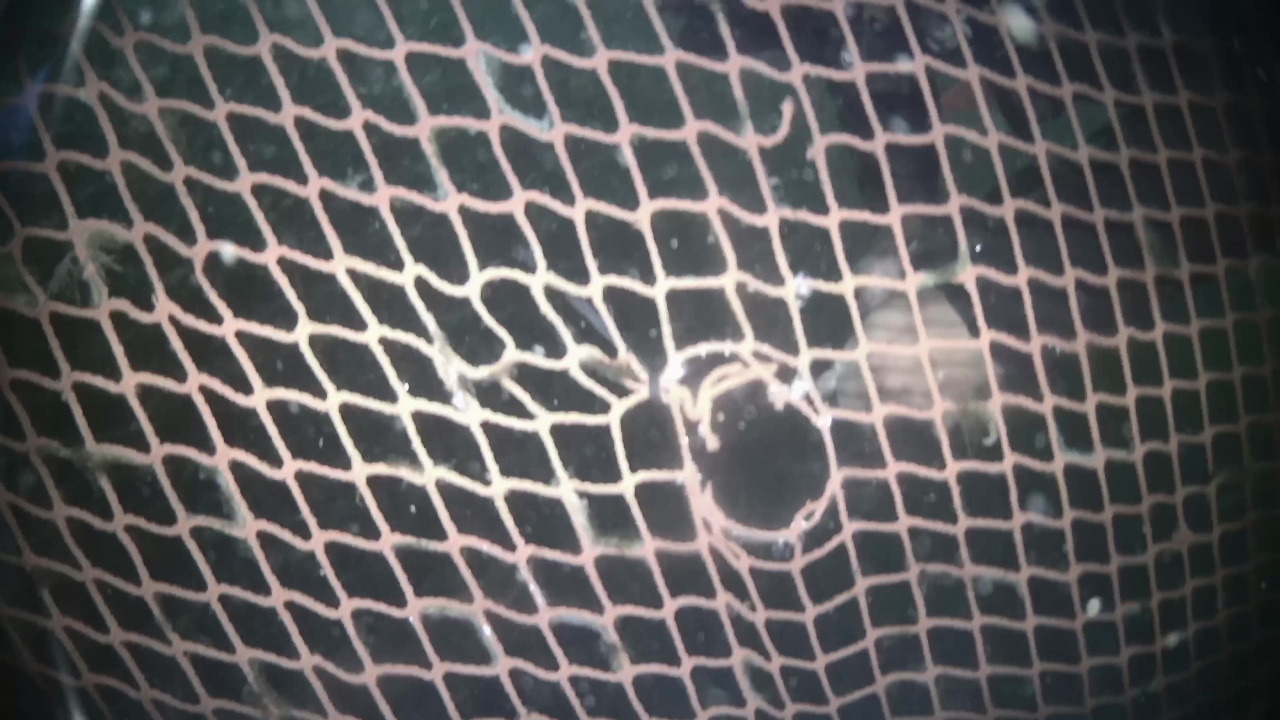
//> input picture CorreccionDeRuido/capture1.jpg, 3840 x 2160 px (shown at 1/3 size)
$ ./main   (built with g++ and OpenCV 4)
//> lines starting //> are read from the running program, lines starting //| are printed output that depends on the picture
// C++ program to demonstrate the
// opening morphological transformation
#include <iostream>
#include <opencv2/core/core.hpp>

// Library include for drawing shapes
#include <opencv2/highgui/highgui.hpp>
#include <opencv2/imgproc.hpp>
using namespace cv;
using namespace std;

// Function to demonstrate the
// opening morphological operator

int lowThreshold = 20;
const int radio = 5;
const int kernel_size = 3;
const char* window_name = "Opening";
int openingMorphological()
{
    Mat canny,dst,detected_edges;
    // Reading the Image
    Mat image = imread("C:/Users/jorge/Pictures/OpenCV/capture1.jpg", IMREAD_GRAYSCALE); //Cambiar la ruta de la imagen yo usaba una captura de los videos de mallas
//> image: 2160 rows x 3840 cols, CV_8UC1; min 10, max 255, mean 93.2
    int cols = image.cols, rows = image.rows;
//> cols = 3840; rows = 2160
    resize(image, image, Size(cols / 4, rows / 4));
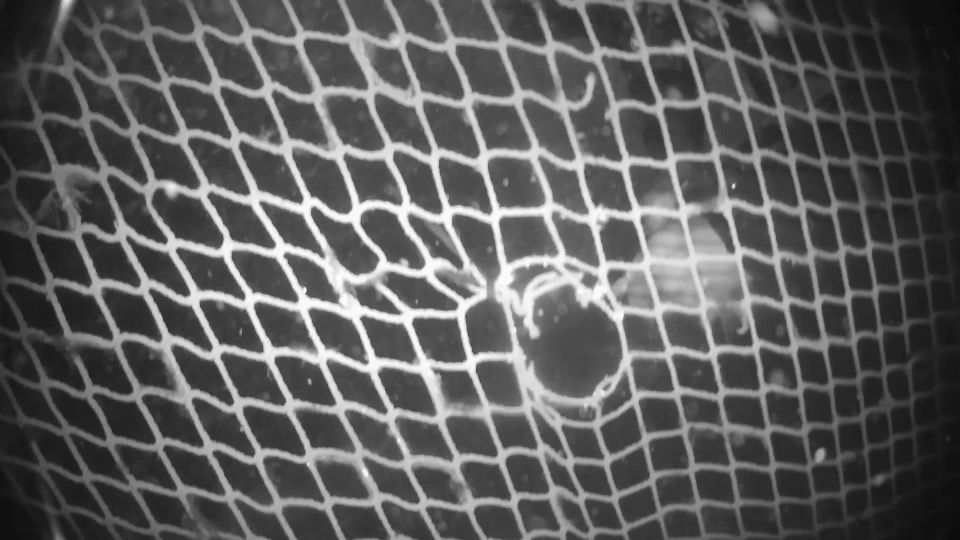
//> image: 540 rows x 960 cols, CV_8UC1; min 10, max 253, mean 93.3
    // Check if the image is
    // created successfully or not
    if (!image.data) {
        cout << "Could not open or"
            << " find the image\n";

        return 0;
    }
    // Create a structuring element
    int morph_size = 2;
    Mat element = getStructuringElement(MORPH_RECT, Size(3, 4)); //Elemento estucturante
    Mat output;


    ///Hasta aqui es lo de apertura lo otro es canny

    // Opening
    morphologyEx(image, output,
        MORPH_OPEN, element,
        Point(-1, -1), 2);
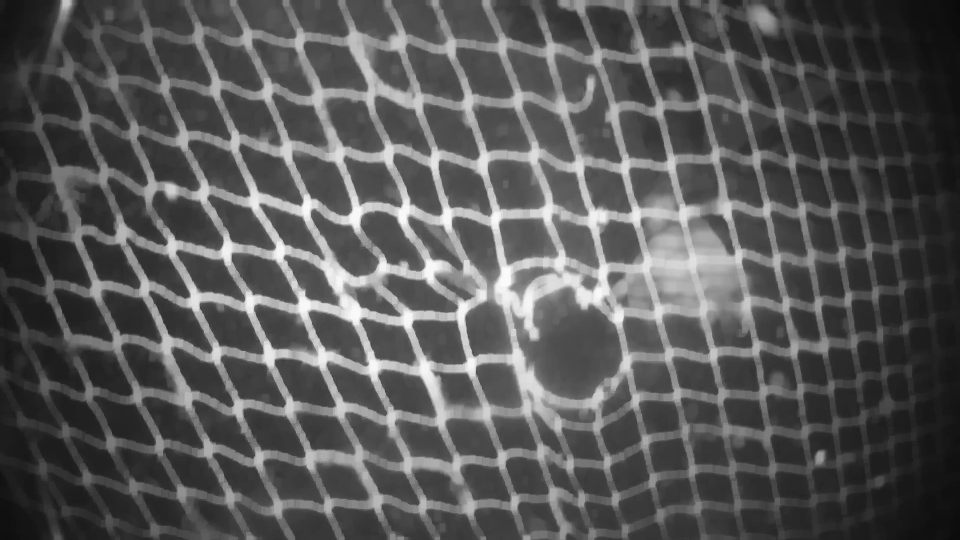
//> output: 540 rows x 960 cols, CV_8UC1; min 10, max 250, mean 87.3
    //Lo que me faltaba hacer es buscar cual elemento estructurante es mejor y entender que es Point(-1, -1), 2
    imshow("Opening", output);

    canny.create(image.size(), image.type());
    blur(image, detected_edges, Size(2, 2)); //output es una imagen en GRAYSCALE
    Canny(detected_edges, detected_edges, lowThreshold, lowThreshold * radio, kernel_size);
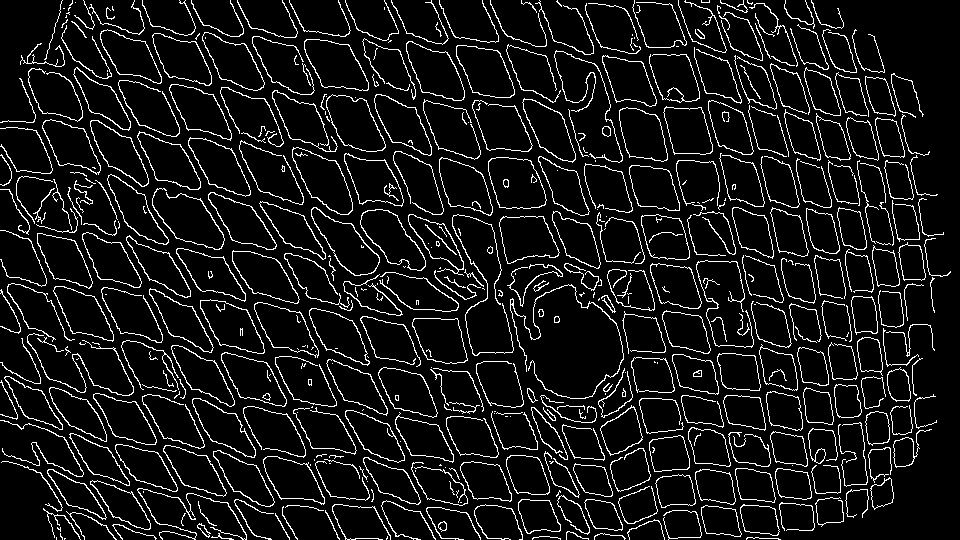
//> detected_edges: 540 rows x 960 cols, CV_8UC1; 8.8% white in thin lines or dots
    canny = Scalar::all(0);
    image.copyTo(canny, detected_edges);
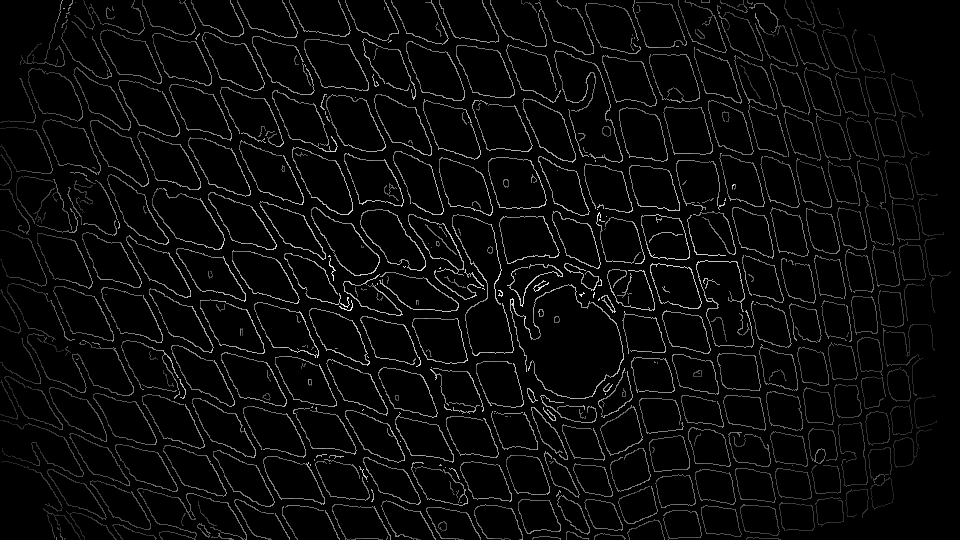
//> canny: 540 rows x 960 cols, CV_8UC1; min 0, max 248, mean 10.1
    imshow("Canny", canny);


    dst.create(output.size(), output.type());
    blur(output, detected_edges, Size(2, 2)); //output es una imagen en GRAYSCALE
    Canny(detected_edges, detected_edges, lowThreshold, lowThreshold * radio, kernel_size);
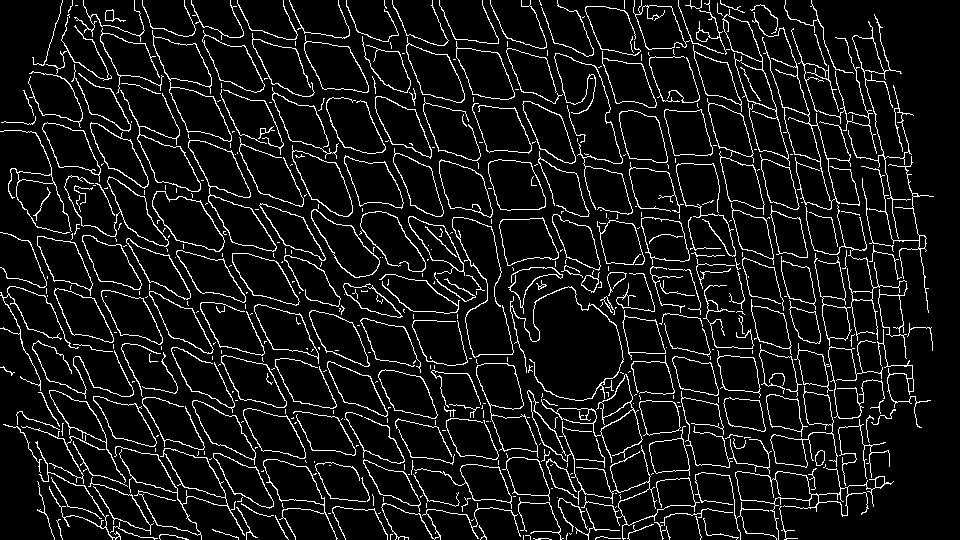
//> detected_edges: 540 rows x 960 cols, CV_8UC1; 8.6% white in thin lines or dots
    dst = Scalar::all(0);
    output.copyTo(dst, detected_edges);
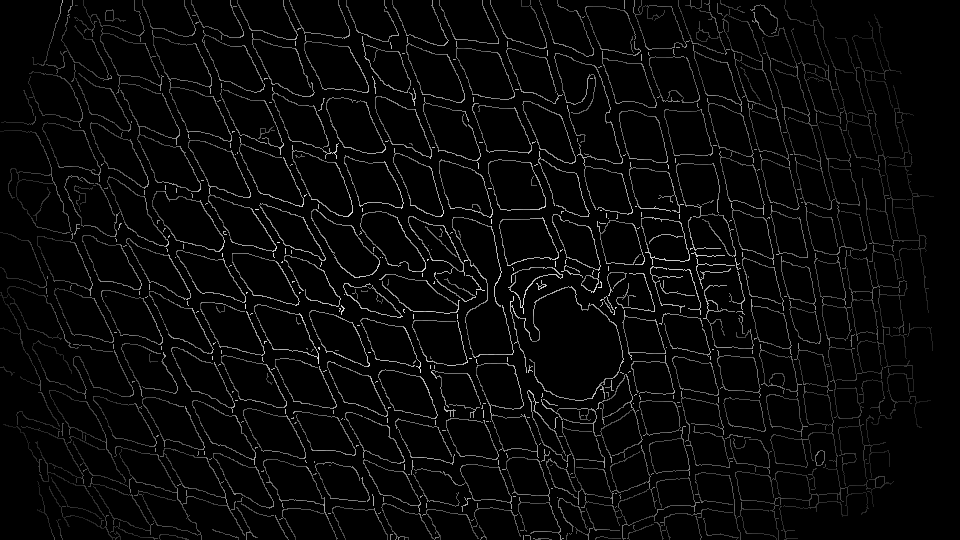
//> dst: 540 rows x 960 cols, CV_8UC1; min 0, max 238, mean 9
    imshow("Canny + Opening", dst);


    namedWindow(window_name, WINDOW_AUTOSIZE);
    imshow("source", image);
    waitKey();

    return 0;
}

// Driver Code
int main()
{

    openingMorphological();

    return 0;
}
